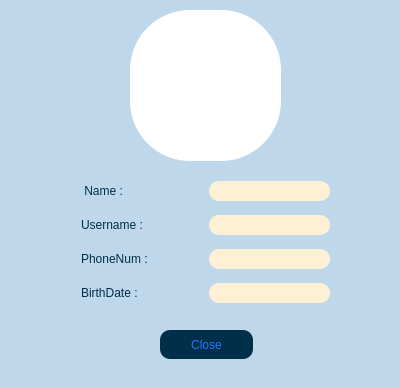
<?xml version="1.0" encoding="UTF-8"?>
<ui version="4.0">
 <class>showingProf</class>
 <widget class="QWidget" name="showingProf">
  <property name="geometry">
   <rect>
    <x>0</x>
    <y>0</y>
    <width>400</width>
    <height>388</height>
   </rect>
  </property>
  <property name="windowTitle">
   <string>Form</string>
  </property>
  <property name="styleSheet">
   <string notr="true">background-color:rgb(191, 215, 234);
</string>
  </property>
  <widget class="QLabel" name="label_2">
   <property name="geometry">
    <rect>
     <x>81</x>
     <y>215</y>
     <width>73</width>
     <height>20</height>
    </rect>
   </property>
   <property name="styleSheet">
    <string notr="true">color:rgb(0, 48, 73);</string>
   </property>
   <property name="text">
    <string>Username :</string>
   </property>
  </widget>
  <widget class="QLabel" name="label_4">
   <property name="geometry">
    <rect>
     <x>81</x>
     <y>181</y>
     <width>51</width>
     <height>20</height>
    </rect>
   </property>
   <property name="styleSheet">
    <string notr="true">color:rgb(0, 48, 73);</string>
   </property>
   <property name="text">
    <string> Name :</string>
   </property>
  </widget>
  <widget class="QLabel" name="label_3">
   <property name="geometry">
    <rect>
     <x>81</x>
     <y>249</y>
     <width>81</width>
     <height>20</height>
    </rect>
   </property>
   <property name="styleSheet">
    <string notr="true">color:rgb(0, 48, 73);</string>
   </property>
   <property name="text">
    <string>PhoneNum :</string>
   </property>
  </widget>
  <widget class="QLabel" name="contact_birhdate">
   <property name="geometry">
    <rect>
     <x>209</x>
     <y>283</y>
     <width>121</width>
     <height>20</height>
    </rect>
   </property>
   <property name="styleSheet">
    <string notr="true">background-color:rgb(253, 240, 213);
border-radius: 10%;</string>
   </property>
   <property name="text">
    <string/>
   </property>
  </widget>
  <widget class="QLabel" name="contact_phoneNumber">
   <property name="geometry">
    <rect>
     <x>209</x>
     <y>249</y>
     <width>121</width>
     <height>20</height>
    </rect>
   </property>
   <property name="styleSheet">
    <string notr="true">background-color:rgb(253, 240, 213);
border-radius: 10%;</string>
   </property>
   <property name="text">
    <string/>
   </property>
  </widget>
  <widget class="QLabel" name="contact_id">
   <property name="geometry">
    <rect>
     <x>209</x>
     <y>215</y>
     <width>121</width>
     <height>20</height>
    </rect>
   </property>
   <property name="styleSheet">
    <string notr="true">background-color:rgb(253, 240, 213);
border-radius: 10%;</string>
   </property>
   <property name="text">
    <string/>
   </property>
  </widget>
  <widget class="QGraphicsView" name="graphicsView">
   <property name="geometry">
    <rect>
     <x>130</x>
     <y>10</y>
     <width>151</width>
     <height>151</height>
    </rect>
   </property>
   <property name="styleSheet">
    <string notr="true">border-radius: 60%;
background-color: palette(base);</string>
   </property>
  </widget>
  <widget class="QLabel" name="label_5">
   <property name="geometry">
    <rect>
     <x>81</x>
     <y>283</y>
     <width>70</width>
     <height>20</height>
    </rect>
   </property>
   <property name="styleSheet">
    <string notr="true">color:rgb(0, 48, 73);</string>
   </property>
   <property name="text">
    <string>BirthDate :</string>
   </property>
  </widget>
  <widget class="QLabel" name="contact_name">
   <property name="geometry">
    <rect>
     <x>209</x>
     <y>181</y>
     <width>121</width>
     <height>20</height>
    </rect>
   </property>
   <property name="styleSheet">
    <string notr="true">background-color:rgb(253, 240, 213);
border-radius: 10%;</string>
   </property>
   <property name="text">
    <string/>
   </property>
  </widget>
  <widget class="QPushButton" name="pushButton">
   <property name="geometry">
    <rect>
     <x>160</x>
     <y>330</y>
     <width>93</width>
     <height>29</height>
    </rect>
   </property>
   <property name="styleSheet">
    <string notr="true">background-color:rgb(0, 48, 73);
border-radius: 10px;
color:rgb(34, 119, 255)</string>
   </property>
   <property name="text">
    <string>Close</string>
   </property>
  </widget>
 </widget>
 <resources/>
 <connections/>
</ui>
